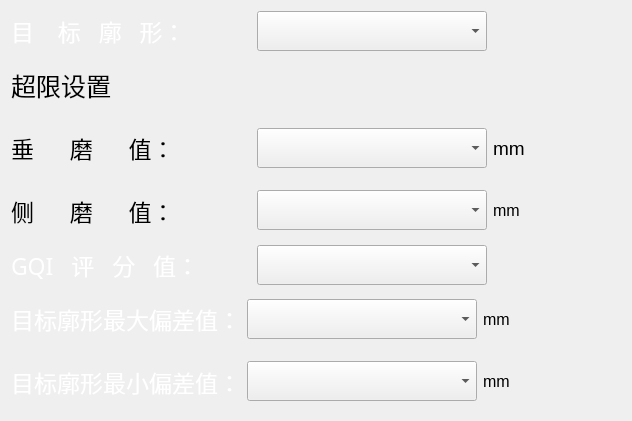
            <widget class="QWidget" name="layoutWidget">
             <property name="geometry">
              <rect>
               <x>1169</x>
               <y>148</y>
               <width>632</width>
               <height>421</height>
              </rect>
             </property>
             <layout class="QVBoxLayout" name="verticalLayout_6">
              <item>
               <layout class="QHBoxLayout" name="horizontalLayout_26">
                <item>
                 <layout class="QHBoxLayout" name="horizontalLayout_19">
                  <item>
                   <widget class="QLabel" name="label_2">
                    <property name="minimumSize">
                     <size>
                      <width>240</width>
                      <height>0</height>
                     </size>
                    </property>
                    <property name="maximumSize">
                     <size>
                      <width>240</width>
                      <height>16777215</height>
                     </size>
                    </property>
                    <property name="font">
                     <font>
                      <family>黑体</family>
                      <pointsize>17</pointsize>
                     </font>
                    </property>
                    <property name="styleSheet">
                     <string notr="true">color: rgb(255, 255, 255);</string>
                    </property>
                    <property name="text">
                     <string>目    标   廓   形：</string>
                    </property>
                   </widget>
                  </item>
                  <item>
                   <widget class="QComboBox" name="oversizeBox">
                    <property name="minimumSize">
                     <size>
                      <width>230</width>
                      <height>40</height>
                     </size>
                    </property>
                    <property name="font">
                     <font>
                      <family>黑体</family>
                      <pointsize>15</pointsize>
                     </font>
                    </property>
                    <property name="styleSheet">
                     <string notr="true"/>
                    </property>
                   </widget>
                  </item>
                 </layout>
                </item>
                <item>
                 <spacer name="horizontalSpacer_33">
                  <property name="orientation">
                   <enum>Qt::Horizontal</enum>
                  </property>
                  <property name="sizeHint" stdset="0">
                   <size>
                    <width>118</width>
                    <height>20</height>
                   </size>
                  </property>
                 </spacer>
                </item>
               </layout>
              </item>
              <item>
               <widget class="QLabel" name="label_3">
                <property name="minimumSize">
                 <size>
                  <width>240</width>
                  <height>0</height>
                 </size>
                </property>
                <property name="maximumSize">
                 <size>
                  <width>240</width>
                  <height>16777215</height>
                 </size>
                </property>
                <property name="font">
                 <font>
                  <pointsize>19</pointsize>
                 </font>
                </property>
                <property name="styleSheet">
                 <string notr="true"/>
                </property>
                <property name="text">
                 <string>超限设置</string>
                </property>
               </widget>
              </item>
              <item>
               <layout class="QHBoxLayout" name="horizontalLayout_45">
                <item>
                 <layout class="QHBoxLayout" name="horizontalLayout_21">
                  <item>
                   <widget class="QLabel" name="label_4">
                    <property name="minimumSize">
                     <size>
                      <width>240</width>
                      <height>40</height>
                     </size>
                    </property>
                    <property name="maximumSize">
                     <size>
                      <width>240</width>
                      <height>16777215</height>
                     </size>
                    </property>
                    <property name="font">
                     <font>
                      <family>黑体</family>
                      <pointsize>17</pointsize>
                     </font>
                    </property>
                    <property name="text">
                     <string>垂      磨      值：</string>
                    </property>
                   </widget>
                  </item>
                  <item>
                   <widget class="QComboBox" name="value_1">
                    <property name="minimumSize">
                     <size>
                      <width>230</width>
                      <height>40</height>
                     </size>
                    </property>
                    <property name="font">
                     <font>
                      <family>黑体</family>
                      <pointsize>15</pointsize>
                     </font>
                    </property>
                    <property name="styleSheet">
                     <string notr="true"/>
                    </property>
                   </widget>
                  </item>
                  <item>
                   <widget class="QLabel" name="label_6">
                    <property name="font">
                     <font>
                      <pointsize>14</pointsize>
                     </font>
                    </property>
                    <property name="text">
                     <string>mm</string>
                    </property>
                   </widget>
                  </item>
                 </layout>
                </item>
                <item>
                 <spacer name="horizontalSpacer_35">
                  <property name="orientation">
                   <enum>Qt::Horizontal</enum>
                  </property>
                  <property name="sizeHint" stdset="0">
                   <size>
                    <width>118</width>
                    <height>20</height>
                   </size>
                  </property>
                 </spacer>
                </item>
               </layout>
              </item>
              <item>
               <layout class="QHBoxLayout" name="horizontalLayout_46">
                <item>
                 <layout class="QHBoxLayout" name="horizontalLayout_24">
                  <item>
                   <widget class="QLabel" name="label_7">
                    <property name="minimumSize">
                     <size>
                      <width>240</width>
                      <height>40</height>
                     </size>
                    </property>
                    <property name="maximumSize">
                     <size>
                      <width>240</width>
                      <height>16777215</height>
                     </size>
                    </property>
                    <property name="font">
                     <font>
                      <family>黑体</family>
                      <pointsize>17</pointsize>
                     </font>
                    </property>
                    <property name="text">
                     <string>侧      磨      值：</string>
                    </property>
                   </widget>
                  </item>
                  <item>
                   <widget class="QComboBox" name="value_2">
                    <property name="minimumSize">
                     <size>
                      <width>230</width>
                      <height>40</height>
                     </size>
                    </property>
                    <property name="font">
                     <font>
                      <family>黑体</family>
                      <pointsize>15</pointsize>
                     </font>
                    </property>
                    <property name="styleSheet">
                     <string notr="true"/>
                    </property>
                   </widget>
                  </item>
                  <item>
                   <widget class="QLabel" name="label_16">
                    <property name="font">
                     <font>
                      <pointsize>12</pointsize>
                     </font>
                    </property>
                    <property name="text">
                     <string>mm</string>
                    </property>
                   </widget>
                  </item>
                 </layout>
                </item>
                <item>
                 <spacer name="horizontalSpacer_36">
                  <property name="orientation">
                   <enum>Qt::Horizontal</enum>
                  </property>
                  <property name="sizeHint" stdset="0">
                   <size>
                    <width>118</width>
                    <height>20</height>
                   </size>
                  </property>
                 </spacer>
                </item>
               </layout>
              </item>
              <item>
               <layout class="QHBoxLayout" name="horizontalLayout_66">
                <item>
                 <layout class="QHBoxLayout" name="horizontalLayout_22">
                  <item>
                   <widget class="QLabel" name="label_10">
                    <property name="minimumSize">
                     <size>
                      <width>240</width>
                      <height>0</height>
                     </size>
                    </property>
                    <property name="maximumSize">
                     <size>
                      <width>240</width>
                      <height>16777215</height>
                     </size>
                    </property>
                    <property name="font">
                     <font>
                      <family>黑体</family>
                      <pointsize>17</pointsize>
                     </font>
                    </property>
                    <property name="styleSheet">
                     <string notr="true">color: rgb(255, 255, 255);</string>
                    </property>
                    <property name="text">
                     <string>GQI   评   分   值：</string>
                    </property>
                   </widget>
                  </item>
                  <item>
                   <widget class="QComboBox" name="GQIBox">
                    <property name="minimumSize">
                     <size>
                      <width>230</width>
                      <height>40</height>
                     </size>
                    </property>
                    <property name="font">
                     <font>
                      <family>黑体</family>
                      <pointsize>15</pointsize>
                     </font>
                    </property>
                   </widget>
                  </item>
                 </layout>
                </item>
                <item>
                 <spacer name="horizontalSpacer_37">
                  <property name="orientation">
                   <enum>Qt::Horizontal</enum>
                  </property>
                  <property name="sizeHint" stdset="0">
                   <size>
                    <width>108</width>
                    <height>20</height>
                   </size>
                  </property>
                 </spacer>
                </item>
               </layout>
              </item>
              <item>
               <layout class="QHBoxLayout" name="horizontalLayout_17">
                <item>
                 <widget class="QLabel" name="label_11">
                  <property name="font">
                   <font>
                    <family>黑体</family>
                    <pointsize>17</pointsize>
                   </font>
                  </property>
                  <property name="styleSheet">
                   <string notr="true">color: rgb(255, 255, 255);</string>
                  </property>
                  <property name="text">
                   <string>目标廓形最大偏差值：</string>
                  </property>
                 </widget>
                </item>
                <item>
                 <widget class="QComboBox" name="maxdiffBox">
                  <property name="minimumSize">
                   <size>
                    <width>230</width>
                    <height>40</height>
                   </size>
                  </property>
                  <property name="font">
                   <font>
                    <family>黑体</family>
                    <pointsize>15</pointsize>
                   </font>
                  </property>
                 </widget>
                </item>
                <item>
                 <widget class="QLabel" name="label_13">
                  <property name="font">
                   <font>
                    <pointsize>12</pointsize>
                   </font>
                  </property>
                  <property name="text">
                   <string>mm</string>
                  </property>
                 </widget>
                </item>
               </layout>
              </item>
              <item>
               <layout class="QHBoxLayout" name="horizontalLayout_16">
                <item>
                 <widget class="QLabel" name="label_14">
                  <property name="font">
                   <font>
                    <family>黑体</family>
                    <pointsize>17</pointsize>
                   </font>
                  </property>
                  <property name="styleSheet">
                   <string notr="true">color: rgb(255, 255, 255);</string>
                  </property>
                  <property name="text">
                   <string>目标廓形最小偏差值：</string>
                  </property>
                 </widget>
                </item>
                <item>
                 <widget class="QComboBox" name="mindiffBox">
                  <property name="minimumSize">
                   <size>
                    <width>230</width>
                    <height>40</height>
                   </size>
                  </property>
                  <property name="font">
                   <font>
                    <family>黑体</family>
                    <pointsize>15</pointsize>
                   </font>
                  </property>
                 </widget>
                </item>
                <item>
                 <widget class="QLabel" name="label_15">
                  <property name="font">
                   <font>
                    <pointsize>12</pointsize>
                   </font>
                  </property>
                  <property name="text">
                   <string>mm</string>
                  </property>
                 </widget>
                </item>
               </layout>
              </item>
             </layout>
            </widget>
